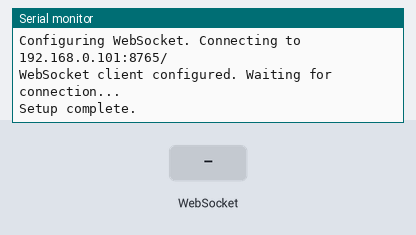
A sketch run on a simulated ESP32. Parts: the last lines printed to the serial monitor. The inputs (shaded band) are chosen by the test bench. WiFi joins after 1.5 s; servers stay silent unless stated; I2S audio is not simulated (input reads silence).

Above: at 2.7 s.
2.8 s: WebSocket text "1" received
At 3.8 s:
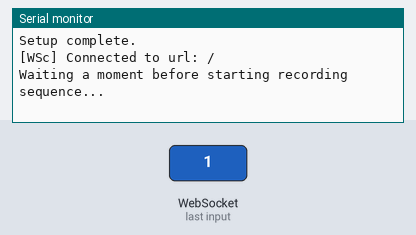
At 5.4 s:
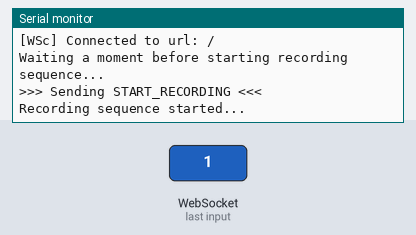

The sketch:

websocket_send_audio.ino
```cpp
#include "Arduino.h"
#include "driver/i2s.h" // For I2S microphone input
#include "WiFi.h"
#include <WebSocketsClient.h> // Use WebSocket client library

// --- I2S Pin Definitions (INMP441 Microphone) ---
#define I2S_MIC_SCK_PIN  18             // Pin Serial Clock (SCK)
#define I2S_MIC_WS_PIN   15             // Pin Word Select (WS)
#define I2S_MIC_SD_PIN   13             // Pin Serial Data (SD)
#define I2S_PORT_MIC     I2S_NUM_0      // I2S port number (0) for microphone

// --- I2S Configuration ---
#define SAMPLE_BUFFER_SIZE 1024      // Size for reading 32-bit samples
#define I2S_SAMPLE_RATE    (16000)   // Frecuencia de muestreo (16 kHz)
#define I2S_BITS_PER_SAMPLE (16)       // We will send 16-bit data
#define I2S_NUM_CHANNELS   (1)       // Mono
#define RECORD_DURATION_MS (10000)   // Duration to record in milliseconds (10 seconds)

// --- WiFi Credentials ---
const char* ssid = "988664 info-lan"; // Your Wi-Fi network name
const char* password = "40290678";   // Your Wi-Fi network password

// --- WebSocket Server Details ---
const char* websocket_server_host = "192.168.0.101"; // <<<--- REPLACE WITH YOUR PYTHON SERVER'S IP ADDRESS
const uint16_t websocket_server_port = 8765;         // <<<--- Port your Python WebSocket server will listen on
const char* websocket_path = "/";                   // <<<--- Path for the WebSocket connection

// --- Buffers ---
int32_t i2s_read_buffer32[SAMPLE_BUFFER_SIZE]; // Buffer for 32-bit I2S reads from Mic
uint8_t i2s_send_buffer16[SAMPLE_BUFFER_SIZE * sizeof(int16_t)]; // Buffer for 16-bit data to SEND

// --- Global Objects & State ---
WebSocketsClient webSocket;
bool wsConnected = false;
bool isSendingAudio = false;     // Are we currently sending audio?
unsigned long recordingStartTime = 0; // When did the current recording start?
bool recordingSequenceDone = false; // Flag to ensure sequence runs only once per connection

// --- Function Prototypes ---
void i2s_mic_config_setup();
void webSocketEvent(WStype_t type, uint8_t * payload, size_t length);
void sendAudioChunk(); // Renamed function

/**
 * @brief Configure I2S driver for INMP441 microphone (INPUT)
 */
void i2s_mic_config_setup() {
    // You might not need to uninstall every time if config doesn't change
    // i2s_driver_uninstall(I2S_PORT_MIC);
    const i2s_config_t i2s_config = {
        .mode = (i2s_mode_t)(I2S_MODE_MASTER | I2S_MODE_RX),
        .sample_rate = I2S_SAMPLE_RATE,
        .bits_per_sample = I2S_BITS_PER_SAMPLE_32BIT,
        .channel_format = I2S_CHANNEL_FMT_ONLY_LEFT,
        .communication_format = I2S_COMM_FORMAT_STAND_I2S,
        .intr_alloc_flags = ESP_INTR_FLAG_LEVEL1,
        .dma_buf_count = 8,
        .dma_buf_len = 128,
        .use_apll = false,
        .tx_desc_auto_clear = false,
        .fixed_mclk = 0
    };
    const i2s_pin_config_t pin_config = {
        .bck_io_num = I2S_MIC_SCK_PIN,
        .ws_io_num = I2S_MIC_WS_PIN,
        .data_out_num = I2S_PIN_NO_CHANGE,
        .data_in_num = I2S_MIC_SD_PIN
    };

    // Install driver only if not already installed (optional check)
    if (i2s_driver_install(I2S_PORT_MIC, &i2s_config, 0, NULL) != ESP_OK) {
        Serial.println("E: i2s_driver_install error"); while(1);
    }
    if (i2s_set_pin(I2S_PORT_MIC, &pin_config) != ESP_OK) {
        Serial.println("E: i2s_set_pin error"); while(1);
    }
    Serial.println("I2S Mic driver configured successfully.");
}


// --- WebSocket Event Handler ---
void webSocketEvent(WStype_t type, uint8_t * payload, size_t length) {
    switch(type) {
        case WStype_DISCONNECTED:
            Serial.printf("[WSc] Disconnected!\n");
            wsConnected = false;
            isSendingAudio = false; // Stop sending if disconnected
            recordingSequenceDone = false; // Allow sequence to run again on reconnect
            break;
        case WStype_CONNECTED:
            Serial.printf("[WSc] Connected to url: %s\n", (char*)payload);
            wsConnected = true;
            recordingSequenceDone = false; // Reset sequence flag on new connection
            Serial.println("Waiting a moment before starting recording sequence...");
            break;
        // Handle other events like TEXT, BIN (for receiving audio later), ERROR...
        default:
            break;
    }
}

// --- Main Setup ---
void setup() {
    Serial.begin(115200);
    Serial.println("\nESP32 WebSocket Auto Audio Sender");

    // --- Connect to Wi-Fi ---
    WiFi.mode(WIFI_STA);
    WiFi.begin(ssid, password);
    Serial.print("Connecting to WiFi...");
    int connect_tries = 0;
    while (WiFi.status() != WL_CONNECTED) {
        delay(500); Serial.print(".");
        if (++connect_tries > 20) { Serial.println("\nWiFi connection failed! Halting."); while(1); }
    }
    Serial.println("\nWiFi connected. IP: " + WiFi.localIP().toString());

    // --- Setup I2S Input (Microphone) ---
    i2s_mic_config_setup();
    // --- TODO: Add setup for I2S Output (Amplifier) here later ---

    // --- Configure WebSocket Client ---
    Serial.printf("Configuring WebSocket. Connecting to %s:%d%s\n", websocket_server_host, websocket_server_port, websocket_path);
    webSocket.begin(websocket_server_host, websocket_server_port, websocket_path);
    webSocket.onEvent(webSocketEvent);
    webSocket.setReconnectInterval(5000);
    Serial.println("WebSocket client configured. Waiting for connection...");

    Serial.println("Setup complete.");
}

// --- Main Loop ---
void loop() {
    // MUST call webSocket.loop() frequently!
    webSocket.loop();

    // --- Automatic Recording Sequence Logic ---
    if (wsConnected && !isSendingAudio && !recordingSequenceDone) {
        // Check if enough time has passed after connection to start
        // Let's wait 2 seconds after connection before starting
        static unsigned long connectTime = millis(); // Note: This gets reset if loop runs before connection
        if (!wsConnected) connectTime = millis(); // Ensure connectTime is updated on connect

        if (millis() - connectTime > 2000) {
            // --- Start Recording Sequence ---
            isSendingAudio = true;
            recordingStartTime = millis(); // Record the start time
            Serial.println(">>> Sending START_RECORDING <<<");
            webSocket.sendTXT("START_RECORDING");
            // Discard initial buffer
            size_t bytes_discarded = 0;
            i2s_read(I2S_PORT_MIC, i2s_read_buffer32, sizeof(i2s_read_buffer32), &bytes_discarded, pdMS_TO_TICKS(50));
            Serial.println("Recording sequence started...");
        }
    }
    else if (wsConnected && isSendingAudio) {
        // --- Currently Recording/Sending ---
        unsigned long currentTime = millis();
        if (currentTime - recordingStartTime < RECORD_DURATION_MS) {
            // Duration not yet reached, send another chunk
            sendAudioChunk();
        } else {
            // --- Duration reached - Stop Recording Sequence ---
            isSendingAudio = false;
            recordingSequenceDone = true; // Mark sequence as done for this connection
            Serial.println("\n>>> Sending STOP_RECORDING <<<");
            webSocket.sendTXT("STOP_RECORDING");
            Serial.println("Recording sequence finished.");
        }
    }

    // Keep loop delay small
    delay(5);
}


/**
 * @brief Reads one chunk of audio from I2S Mic, converts, and sends via WebSocket
 */
void sendAudioChunk() {
    size_t bytes_read = 0;
    // Read 32-bit samples from I2S Mic
    esp_err_t result = i2s_read(I2S_PORT_MIC, i2s_read_buffer32, sizeof(i2s_read_buffer32), &bytes_read, pdMS_TO_TICKS(100));

    if (result == ESP_OK && bytes_read > 0) {
        int samples_read = bytes_read / sizeof(int32_t);
        // Ensure we don't exceed the send buffer size if bytes_read was partial
        if (samples_read > SAMPLE_BUFFER_SIZE) samples_read = SAMPLE_BUFFER_SIZE;
        int bytes_to_send = samples_read * sizeof(int16_t);

        // Convert 32-bit data to 16-bit data
        for (int i = 0; i < samples_read; i++) {
            int16_t sample16 = (int16_t)(i2s_read_buffer32[i] >> 16);
            i2s_send_buffer16[2 * i]     = (uint8_t)(sample16 & 0xFF);
            i2s_send_buffer16[2 * i + 1] = (uint8_t)((sample16 >> 8) & 0xFF);
        }

        // Send the 16-bit binary audio chunk via WebSocket
        if (!webSocket.sendBIN(i2s_send_buffer16, bytes_to_send)) {
            Serial.println("WebSocket sendBIN failed!");
            // Consider stopping on send failure
            isSendingAudio = false;
            recordingSequenceDone = true; // Prevent trying again immediately
            webSocket.sendTXT("STOP_RECORDING_ERROR");
        } else {
           // Serial.print("."); // Indicate chunk sent - can be verbose
        }

    } else if (result != ESP_ERR_TIMEOUT) {
         Serial.printf("[I2S IN] Read Error: %d\n", result);
         // Consider stopping on read error
         isSendingAudio = false;
         recordingSequenceDone = true;
         webSocket.sendTXT("STOP_RECORDING_ERROR");
    }
}
```

Measured:
- after the input at 2.8 s, the serial monitor: prints a new line at once (image 1)
